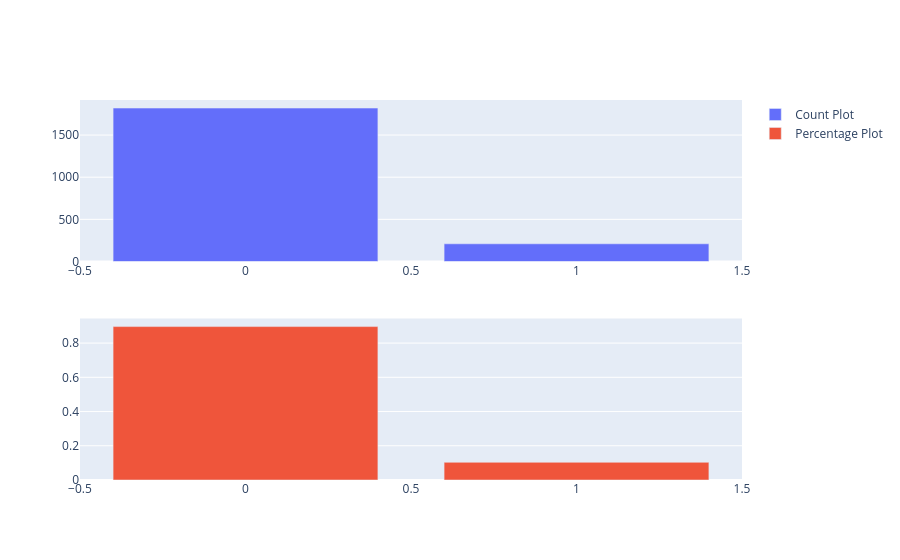

Notebook code for this chart:
### Code cell
# Test ---> 2 variables -----> Numerical ------> Target ------> Plotly
percentage_target_plotly(data, target, 'Age')

### Figure 1 — Plotly figure (JSON) as saved in the notebook; plotly's stock layout.template omitted (floating-point values rounded to 4 significant figures)
{"data": [{"name": "Count Plot", "type": "bar", "x": [0, 1], "xaxis": "x", "y": [1820, 210], "yaxis": "y"}, {"name": "Percentage Plot", "type": "bar", "x": [0, 1], "xaxis": "x2", "y": [0.8966, 0.1034], "yaxis": "y2"}], "layout": {"xaxis": {"anchor": "y", "domain": [0, 1]}, "xaxis2": {"anchor": "y2", "domain": [0, 1]}, "yaxis": {"anchor": "x", "domain": [0.575, 1]}, "yaxis2": {"anchor": "x2", "domain": [0, 0.425]}}}
